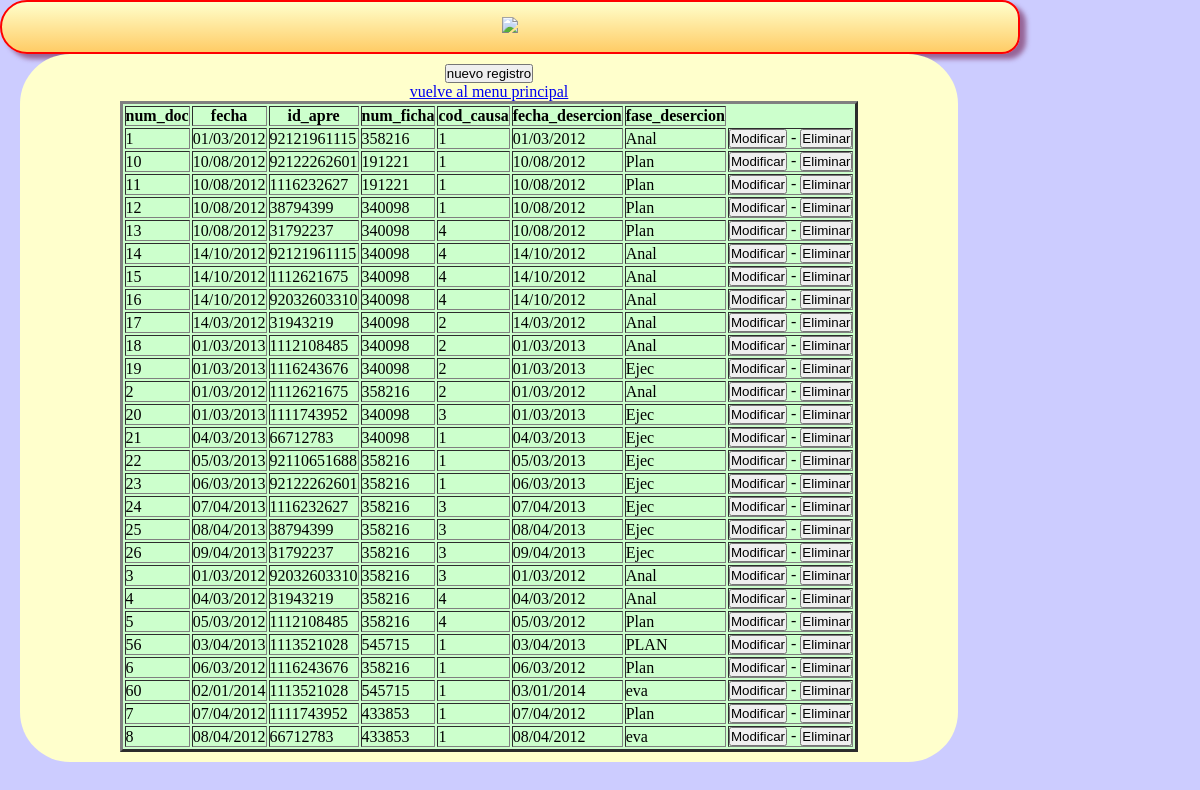
The page /desercion/index.php on the database its author committed.
### tables this page shows
CREATE TABLE IF NOT EXISTS `desercion` (
  `num_doc` varchar(4) NOT NULL DEFAULT '',
  `fecha` varchar(10) DEFAULT NULL,
  `id_apre` varchar(12) DEFAULT NULL,
  `num_ficha` varchar(7) DEFAULT NULL,
  `cod_causa` varchar(2) DEFAULT NULL,
  `fecha_desercion` varchar(10) DEFAULT NULL,
  `fase_desercion` varchar(4) DEFAULT NULL,
  PRIMARY KEY (`num_doc`),
  KEY `id_apre` (`id_apre`),
  KEY `num_ficha` (`num_ficha`),
  KEY `cod_causa` (`cod_causa`)
);

### desercion/view/viewClass.php (called while the page is built, shortened)
<?php
class viewClass {
  static public function renderHTML($view, $args = NULL) {
    include_once 'templates/' . $view;
  }
}

### librerias/dataBaseClass.php (called while the page is built, shortened)
<?php
class dataBaseClass {
  static private $host = 'localhost';
  static private $port = 3306,
          $dbname = 'bddesercion',
          $user = 'root',
          $password = '',
          $driver = 'mysql',
          $instance = NULL;
  static public function getInstance() {
    return self::$instance;
  }
  static private function connect() {
    try {
      $dsn = self::$driver
              . ':host='. self::$host
              . ';port=' . self::$port
              . ';dbname=' . self::$dbname;
      self::$instance = new PDO($dsn, self::$user, self::$password);
      return true;
    } catch (PDOException $e) {
      echo $e->getMessage();
    }
  }
}

### desercion/model/modelClass.php (called while the page is built, shortened)
<?php
class modelClass {
  static public function getAll() {
    try {
      $sql = 'SELECT desercion.num_doc,fecha,id_apre,num_ficha,cod_causa,fecha_desercion,fase_desercion FROM desercion';
      return dataBaseClass::getInstance()->query($sql)->fetchAll(PDO::FETCH_ASSOC);
    } catch (PDOException $e) {
      return $e;
    }
  }
}

### desercion/view/templates/index.php (the view, shortened to what this page needs)
<!DOCTYPE html>
<html lang="es" >
      <head>
      <link rel="stylesheet" href="css/miestilo.css">
       </head>
    <body>
       <div id="baseglobal">
       <header id="Encabezados">
       <th><img src="objetos/desercion.gif"> </th>
      </header>
	     <section id="contenido"><center>
         <article>
    <div id="lnkNuevo">
     <a href="index.php?action=create"><button type="submit">nuevo registro</button></a>
    </div>
    <table id="tblContenido"  bgcolor=#ccffcc border=3>
      <thead>
        <tr>
          <th>num_doc</th>
          <th>fecha</th>
		  <th>id_apre</th>
		  <th>num_ficha</th>
		  <th>cod_causa</th>
		  <th>fecha_desercion</th>
		  <th>fase_desercion</th>
        </tr>
      </thead>
      <tbody>
        <?php foreach ($datos as $row): ?>
          <tr>
            <td><?php echo $row['num_doc'] ?></td>
            <td><?php echo $row['fecha'] ?></td>
			<td><?php echo $row['id_apre'] ?></td>
           <td><?php echo $row['num_ficha'] ?></td>
		   <td><?php echo $row['cod_causa'] ?></td>
           <td><?php echo $row['fecha_desercion'] ?></td>
           <td><?php echo $row['fase_desercion'] ?></td>
         <td><a href="index.php?action=update&amp;num_doc=<?php echo $row['num_doc'] ?>"><button type="submit">Modificar</button></a> -
		 <a href="index.php?action=delete&amp;num_doc=<?php echo $row['num_doc'] ?>"><button type="submit">Eliminar</button></a></td>
          </tr>
        <?php endforeach ?>
		<a href="http://localhost/taller2Pradera-leydy/">vuelve al menu principal
      </tbody>
    </table>
  </body>
</html>

### desercion/css/miestilo.css (style rules this page uses)
* { margin:0px; padding:0px; }
header,nav,section,aside,focter,nav { display:block; }
body { text-align: center; background:#ccccff; }
#baseglobal { width:85%; background:#ccccff; }
#Encabezados { background: -webkit-linear-gradient(top,#ffffcc,#ffcc66); background:-moz-linear-gradient(top,#ffffcc,#ffcc66); border: 2px solid red; padding: 15px; color:#66cc33; -moz-border-radius:30px 20px 20px 30px; -webkit-border-radius:30px 20px 20px 30px; border-radius: 30px 20px 20px 30px; -moz-box-shadow:rgb(150,100,150) 6px 5px 5px; -webkit-box-shadow:rgb(150,100,150) 6px 5px 5px; box-shadow:rgb(150,100,150) 6px 5px 5px; }
#contenido { background:#ffffcc; list-style:none; width:90%; padding:10px; float:left; margin-left:20px; -moz-border-radius:50px; -webkit-border-radius:50px; border-radius: 50px; margin-bottom:50px; }

### rows shown on the page
desercion: num_doc "1", fecha "01/03/2012", id_apre "92121961115", num_ficha "358216", cod_causa "1", fecha_desercion "01/03/2012", fase_desercion "Anal"
desercion: num_doc "10", fecha "10/08/2012", id_apre "92122262601", num_ficha "191221", cod_causa "1", fecha_desercion "10/08/2012", fase_desercion "Plan"
desercion: num_doc "11", fecha "10/08/2012", id_apre "1116232627", num_ficha "191221", cod_causa "1", fecha_desercion "10/08/2012", fase_desercion "Plan"
desercion: num_doc "12", fecha "10/08/2012", id_apre "38794399", num_ficha "340098", cod_causa "1", fecha_desercion "10/08/2012", fase_desercion "Plan"
desercion: num_doc "13", fecha "10/08/2012", id_apre "31792237", num_ficha "340098", cod_causa "4", fecha_desercion "10/08/2012", fase_desercion "Plan"
desercion: num_doc "14", fecha "14/10/2012", id_apre "92121961115", num_ficha "340098", cod_causa "4", fecha_desercion "14/10/2012", fase_desercion "Anal"
desercion: num_doc "15", fecha "14/10/2012", id_apre "1112621675", num_ficha "340098", cod_causa "4", fecha_desercion "14/10/2012", fase_desercion "Anal"
desercion: num_doc "16", fecha "14/10/2012", id_apre "92032603310", num_ficha "340098", cod_causa "4", fecha_desercion "14/10/2012", fase_desercion "Anal"
desercion: num_doc "17", fecha "14/03/2012", id_apre "31943219", num_ficha "340098", cod_causa "2", fecha_desercion "14/03/2012", fase_desercion "Anal"
desercion: num_doc "18", fecha "01/03/2013", id_apre "1112108485", num_ficha "340098", cod_causa "2", fecha_desercion "01/03/2013", fase_desercion "Anal"
desercion: num_doc "19", fecha "01/03/2013", id_apre "1116243676", num_ficha "340098", cod_causa "2", fecha_desercion "01/03/2013", fase_desercion "Ejec"
desercion: num_doc "2", fecha "01/03/2012", id_apre "1112621675", num_ficha "358216", cod_causa "2", fecha_desercion "01/03/2012", fase_desercion "Anal"
desercion: num_doc "20", fecha "01/03/2013", id_apre "1111743952", num_ficha "340098", cod_causa "3", fecha_desercion "01/03/2013", fase_desercion "Ejec"
desercion: num_doc "21", fecha "04/03/2013", id_apre "66712783", num_ficha "340098", cod_causa "1", fecha_desercion "04/03/2013", fase_desercion "Ejec"
desercion: num_doc "22", fecha "05/03/2013", id_apre "92110651688", num_ficha "358216", cod_causa "1", fecha_desercion "05/03/2013", fase_desercion "Ejec"
desercion: num_doc "23", fecha "06/03/2013", id_apre "92122262601", num_ficha "358216", cod_causa "1", fecha_desercion "06/03/2013", fase_desercion "Ejec"
desercion: num_doc "24", fecha "07/04/2013", id_apre "1116232627", num_ficha "358216", cod_causa "3", fecha_desercion "07/04/2013", fase_desercion "Ejec"
desercion: num_doc "25", fecha "08/04/2013", id_apre "38794399", num_ficha "358216", cod_causa "3", fecha_desercion "08/04/2013", fase_desercion "Ejec"
desercion: num_doc "26", fecha "09/04/2013", id_apre "31792237", num_ficha "358216", cod_causa "3", fecha_desercion "09/04/2013", fase_desercion "Ejec"
desercion: num_doc "3", fecha "01/03/2012", id_apre "92032603310", num_ficha "358216", cod_causa "3", fecha_desercion "01/03/2012", fase_desercion "Anal"
desercion: num_doc "4", fecha "04/03/2012", id_apre "31943219", num_ficha "358216", cod_causa "4", fecha_desercion "04/03/2012", fase_desercion "Anal"
desercion: num_doc "5", fecha "05/03/2012", id_apre "1112108485", num_ficha "358216", cod_causa "4", fecha_desercion "05/03/2012", fase_desercion "Plan"
desercion: num_doc "56", fecha "03/04/2013", id_apre "1113521028", num_ficha "545715", cod_causa "1", fecha_desercion "03/04/2013", fase_desercion "PLAN"
desercion: num_doc "6", fecha "06/03/2012", id_apre "1116243676", num_ficha "358216", cod_causa "1", fecha_desercion "06/03/2012", fase_desercion "Plan"
desercion: num_doc "60", fecha "02/01/2014", id_apre "1113521028", num_ficha "545715", cod_causa "1", fecha_desercion "03/01/2014", fase_desercion "eva"
desercion: num_doc "7", fecha "07/04/2012", id_apre "1111743952", num_ficha "433853", cod_causa "1", fecha_desercion "07/04/2012", fase_desercion "Plan"
desercion: num_doc "8", fecha "08/04/2012", id_apre "66712783", num_ficha "433853", cod_causa "1", fecha_desercion "08/04/2012", fase_desercion "eva"
